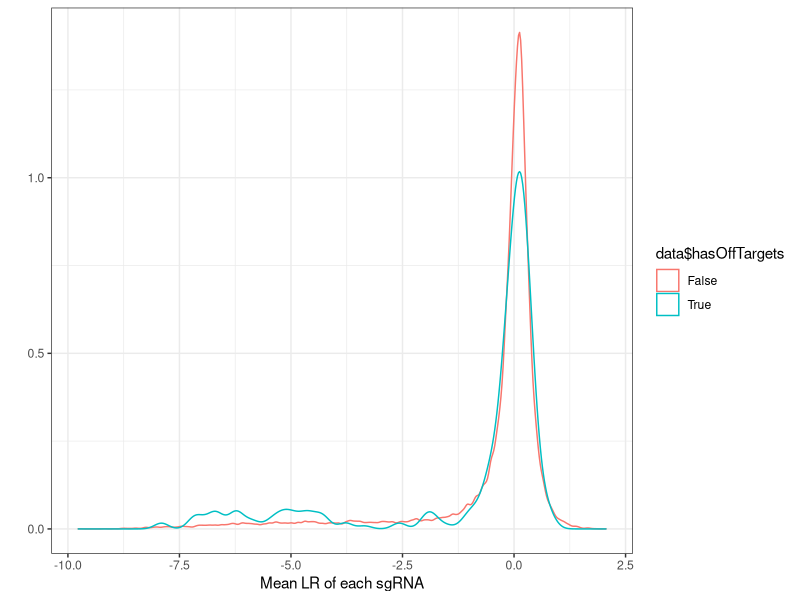
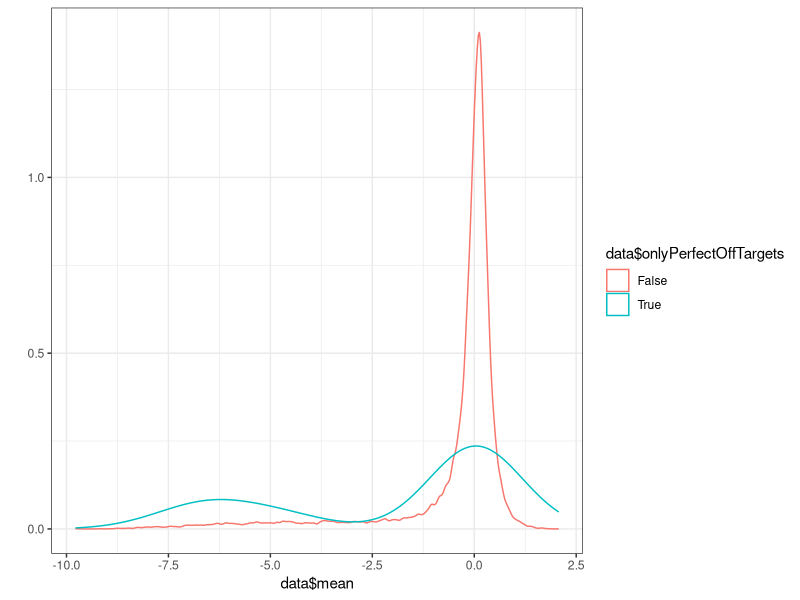
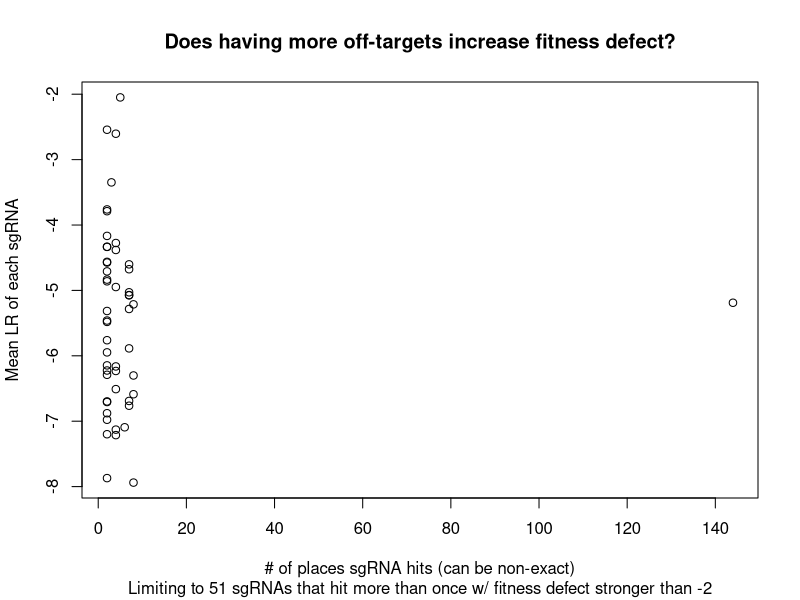

Here is the R script that generated these plots, in order:
library(ggplot2)
data <- read.csv('offTargetResults.csv')
summary(data)

qplot(data$mean,color=data$hasOffTargets,geom='density',xlab='Mean LR of each sgRNA')+theme_bw()
qplot(data$mean,color=data$onlyPerfectOffTargets,geom='density')+theme_bw()

portion <- data[data$numOff>0 & data$mean < -2,]
lm(portion$mean ~ portion$numOff)
plot(portion$numOff,portion$mean,main='Does having more off-targets increase fitness defect?',sub='Limiting to 51 sgRNAs that hit more than once w/ fitness defect stronger than -2',ylab='Mean LR of each sgRNA',xlab='# of places sgRNA hits (can be non-exact)')
